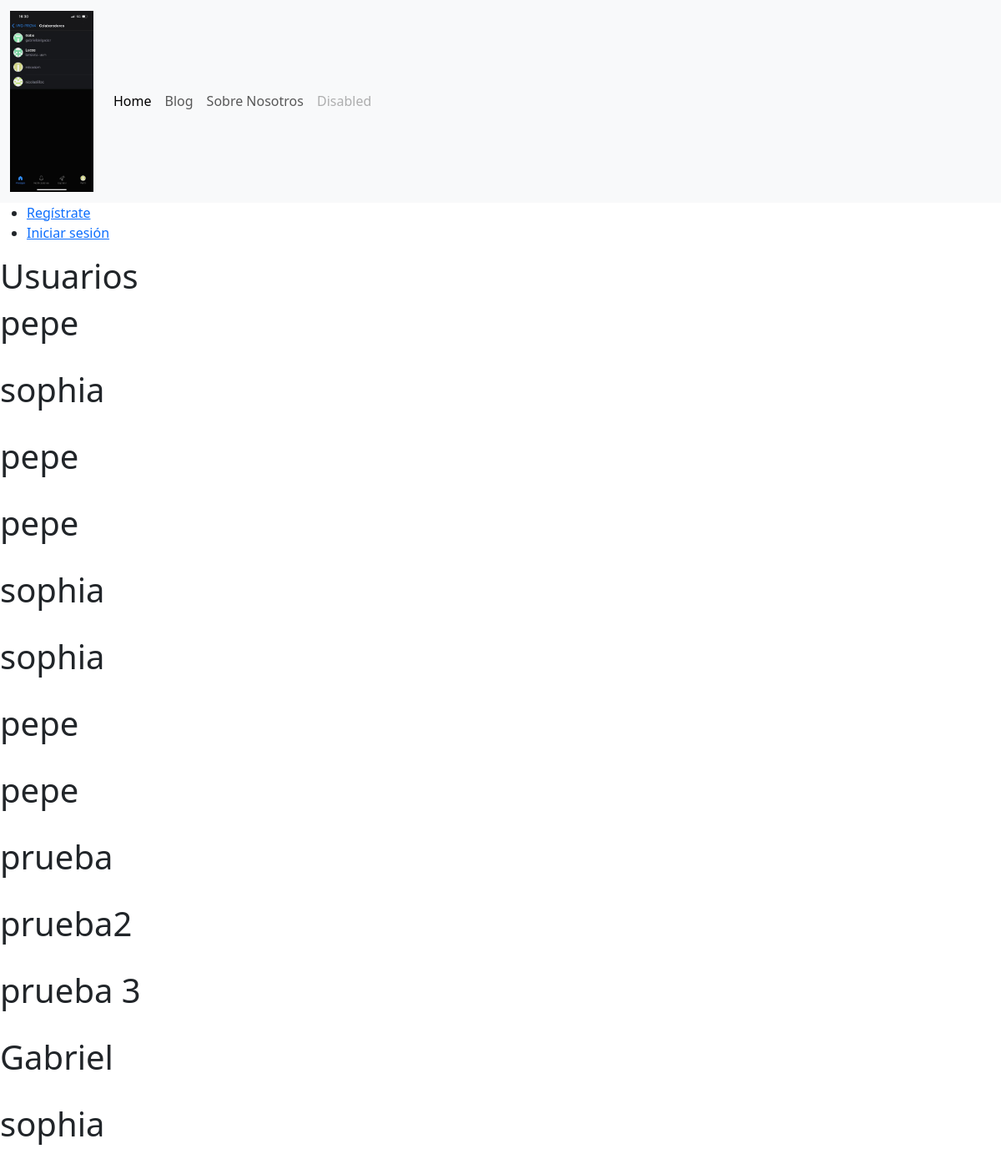
Before: /users/ with the older database file.
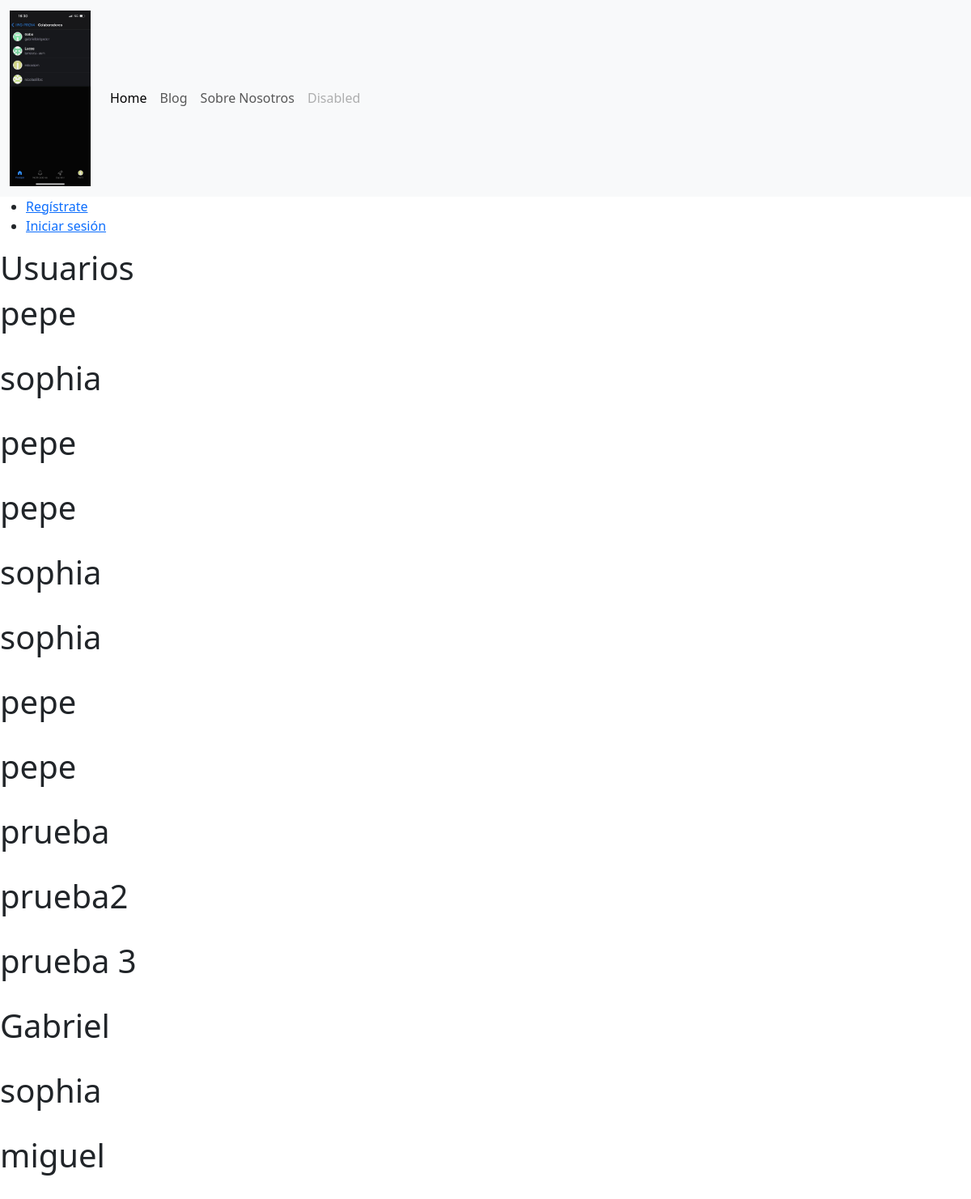
After: the same page with the newer database file.
### myapp/models.py (models this page shows, shortened)
class Usuario(models.Model):
    name = models.CharField(max_length=20)
    padecimiento = models.CharField(max_length=20, default="default")
    alergias = models.TextField()
    contact = models.CharField(max_length=20)
    num_contact = models.IntegerField()
    recomendaciones_condicion = models.TextField(default="No se encontraron recomendaciones para esta condición")
    codigo= models.TextField(default="default")
    user= models.ForeignKey(User, on_delete=models.CASCADE, null=True, blank=True)

### myapp/views.py (the view)
# urls.py: path('users/', views.user, name="users"),
def user(request):
    users = Usuario.objects.all()
    return render(request, "users.html", {"users" : users})

### myapp/templates/users.html (shortened to what this page needs)
{% extends "layouts/base.html" %}
{% load static %}
{% block content %}
<h1> Usuarios </h1>
{% for user in users %}
<h1>
    {{ user.name }}
</h1>
{% endfor %}
{% endblock %}

### myapp/templates/layouts/base.html (shortened to what this page needs)
{% load static %}
<!DOCTYPE html>
<html lang="en">
<head>
    <link rel="stylesheet" href="https://cdn.jsdelivr.net/npm/bootstrap@5.3.2/dist/css/bootstrap.min.css">
</head>
<body>
    <nav class="navbar navbar-expand-lg bg-body-tertiary">
        <div class="container-fluid">
          <a class="navbar-brand" href="{% url 'home' %}"><img src=" {% static 'github 4.jpg' %}" alt="" width="100"></a>
          <div class="collapse navbar-collapse" id="navbarNav">
            <ul class="navbar-nav">
              <li class="nav-item">
                <a class="nav-link active" aria-current="page" href="{% url 'home' %}">Home</a>
              </li>
              <li class="nav-item">
                <a class="nav-link" href="{% url 'blog' %}">Blog</a>
              </li>
              <li class="nav-item">
                <a class="nav-link" href="{% url 'about' %}">Sobre Nosotros</a>
              </li>
              <li class="nav-item">
                <a class="nav-link disabled" aria-disabled="true">Disabled</a>
              </li>
            </ul>
          </div>
        </div>
      </nav>
    <nav>
        <ul>
            {% if user.is_authenticated %}
            <li>
                <a href="{% url 'signout' %}" > Logout 🤔</a>
            </li>
            <li>
                <a href="{% url 'perfil' %}" > perfil 🚻</a>
            </li>
            {% else %}
            <li>
                <a href="{% url 'signup' %}" > Regístrate</a>
            </li>
            <li>
                <a href="{% url 'signin' %}" > Iniciar sesión</a>
            </li>
            {% endif %}
        </ul>
    </nav>
    <main>
        {% block content %}
        {% endblock %}
    </main>
</body>
</html>

Changed rows visible on the page:
added Usuario: name "miguel"
